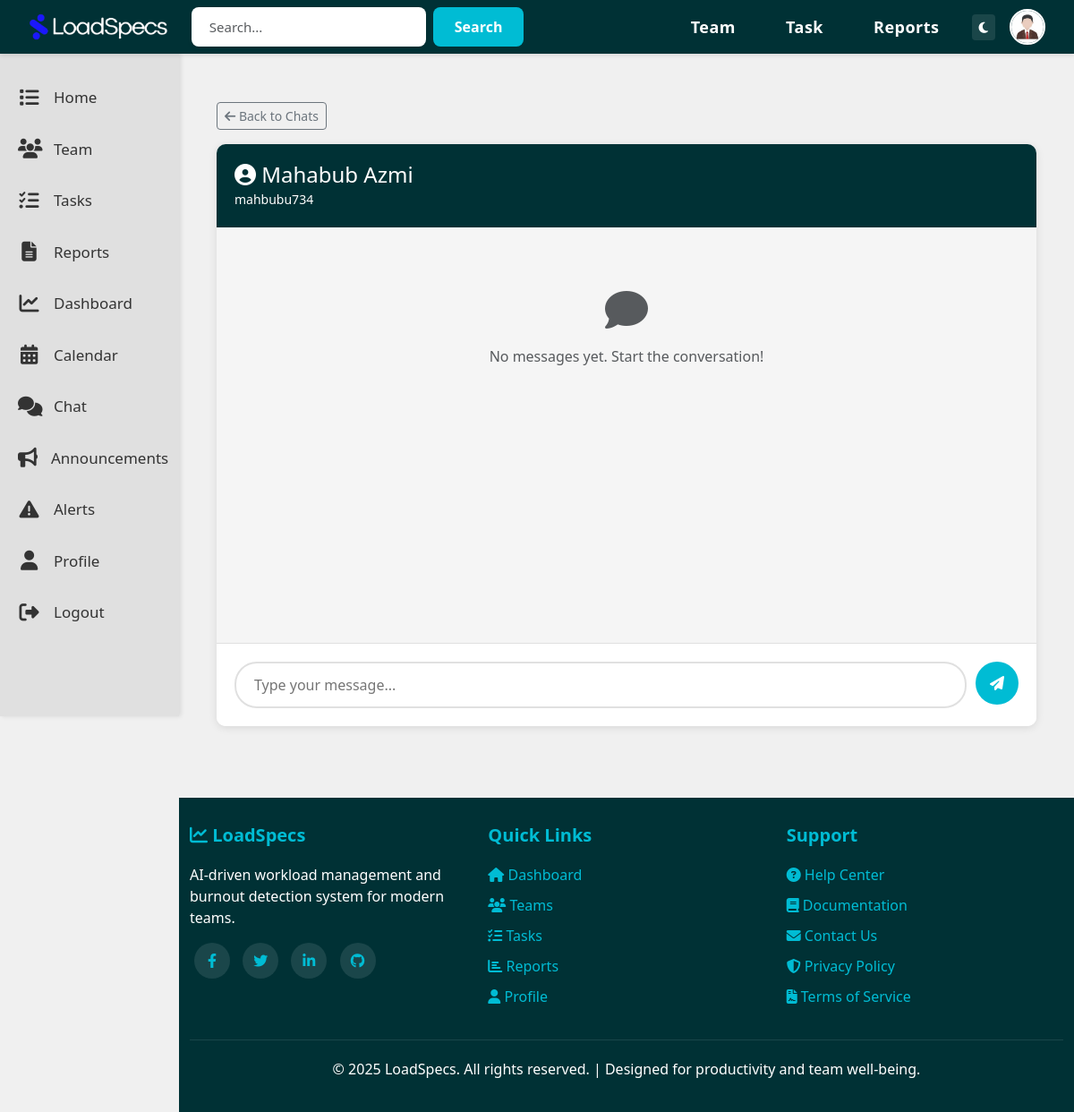
Screenshot of /chat/direct/12/ (signed in) with the database file from the repository.
### LoadSpecsApp/models.py (models this page shows, shortened)
class User(AbstractUser):
    is_employee = models.BooleanField(default=False)
    is_team_lead = models.BooleanField(default=False)
    company_name = models.CharField(max_length=200, blank=True, null=True)
    joined_date = models.DateTimeField(default=timezone.now)
    bio = models.TextField(blank=True, null=True)
    profile_picture = models.ImageField(
        upload_to='profile_pictures/',
        blank=True,
        null=True,
        default='default_profile.png'
    )

### LoadSpecsApp/views.py (the view)
# urls.py: path('chat/direct/<int:user_id>/', views.direct_chat_view, name='direct_chat'),
@login_required
def direct_chat_view(request, user_id):
    other_user = get_object_or_404(User, id=user_id)
    user = request.user
    messages_list = Message.objects.filter(
        (Q(sender=user) & Q(recipient=other_user)) |
        (Q(sender=other_user) & Q(recipient=user))
    ).order_by('timestamp')
    context = {
        'other_user': other_user,
        'messages': messages_list,
        'user': user
    }
    return render(request, 'LoadSpecsHTML/direct_chat.html', context)

### templates/LoadSpecsHTML/direct_chat.html (shortened to what this page needs)
{% extends 'LoadSpecsHTML/base.html' %}
{% load static %}
{% block content %}
<div class="container-fluid mt-4">
    <div class="mb-3">
        <a href="{% url 'chat' %}" class="btn btn-sm btn-outline-secondary">
            <i class="fas fa-arrow-left"></i> Back to Chats
        </a>
    </div>
    <div class="chat-container">
        <div class="chat-header">
            <h4 class="mb-0">
                <i class="fas fa-user-circle"></i>
                {{ other_user.get_full_name|default:other_user.username }}
            </h4>
            <small>{{ other_user.username }}</small>
        </div>
        <div class="chat-messages" id="chatMessages">
            {% for message in messages %}
                <div class="message {% if message.sender == user %}own{% endif %}">
                    <div class="message-avatar">
                        {{ message.sender.username|slice:":1"|upper }}
                    </div>
                    <div>
                        <div class="message-bubble">
                            {{ message.content }}
                        </div>
                        <div class="message-time">
                            {{ message.timestamp|date:"h:i A" }}
                        </div>
                    </div>
                </div>
            {% empty %}
                <div class="text-center text-muted py-5">
                    <i class="fas fa-comment fa-3x mb-3"></i>
                    <p>No messages yet. Start the conversation!</p>
                </div>
            {% endfor %}
        </div>
        <div class="chat-input">
            <form class="chat-input-form" id="messageForm">
                <input
                    type="text"
                    id="messageInput"
                    placeholder="Type your message..."
                    autocomplete="off"
                    required
                >
                <button type="submit">
                    <i class="fas fa-paper-plane"></i>
                </button>
            </form>
        </div>
    </div>
</div>
{% endblock %}

### templates/LoadSpecsHTML/base.html (shortened to what this page needs)
{% load static %}
<!DOCTYPE html>
<html lang="en">
<head>
    <link href="https://cdn.jsdelivr.net/npm/bootstrap@5.3.0/dist/css/bootstrap.min.css" rel="stylesheet">
    <link rel="stylesheet" href="https://cdnjs.cloudflare.com/ajax/libs/font-awesome/6.4.0/css/all.min.css">
</head>
<body>
    {% if user.is_authenticated %}
    <nav class="navbar navbar-expand-lg navbar-custom fixed-top">
        <div class="container-fluid">
            <a class="navbar-brand" href="{% url 'home' %}">
                <img src="{% static 'Images/loadspecs_logo.png' %}" alt="LoadSpecs Logo" style="height: 30px;">
            </a>
            <div class="search-bar mx-auto d-none d-lg-flex">
                <form class="d-flex" method="GET" action="{% url 'home' %}">
                    <input type="text" name="search" placeholder="Search..." class="form-control">
                    <button type="submit">Search</button>
                </form>
            </div>
            <div class="collapse navbar-collapse justify-content-end" id="navbarNav">
                <ul class="navbar-nav align-items-center">
                    <li class="nav-item">
                        <a class="nav-link" href="{% url 'team' %}">Team</a>
                    </li>
                    <li class="nav-item">
                        <a class="nav-link" href="{% url 'tasks' %}">Task</a>
                    </li>
                    <li class="nav-item">
                        <a class="nav-link" href="{% url 'reports' %}">Reports</a>
                    </li>
                    <li class="nav-item ms-2">
                        <button id="themeToggle" class="btn btn-sm" style="background: rgba(255,255,255,0.1); color: white; border: none;" title="Toggle Theme">
                            <i class="fas fa-moon"></i>
                        </button>
                    </li>
                    <li class="nav-item ms-3">
                        <a href="{% url 'profile' %}" title="Profile">
                            {% if user.profile_picture and user.profile_picture.name != 'default_profile.png' %}
                                <img src="{{ user.profile_picture.url }}" alt="Profile" class="profile-icon">
                            {% else %}
                                <div class="profile-icon d-flex align-items-center justify-content-center"
                                     style="background: linear-gradient(135deg, #667eea 0%, #764ba2 100%);">
                                    <i class="fas fa-user" style="color: white; font-size: 20px;"></i>
                                </div>
                            {% endif %}
                        </a>
                    </li>
                </ul>
            </div>
        </div>
    </nav>
    <div class="sidebar d-none d-md-block">
        <a href="{% url 'home' %}" class="sidebar-item {% if request.resolver_match.url_name == 'home' %}active{% endif %}">
            <i class="fas fa-list"></i>
            <span>Home</span>
        </a>
        <a href="{% url 'team' %}" class="sidebar-item {% if request.resolver_match.url_name == 'team' %}active{% endif %}">
            <i class="fas fa-users"></i>
            <span>Team</span>
        </a>
        <a href="{% url 'tasks' %}" class="sidebar-item {% if request.resolver_match.url_name == 'tasks' %}active{% endif %}">
            <i class="fas fa-tasks"></i>
            <span>Tasks</span>
        </a>
        <a href="{% url 'reports' %}" class="sidebar-item {% if request.resolver_match.url_name == 'reports' %}active{% endif %}">
            <i class="fas fa-file-alt"></i>
            <span>Reports</span>
        </a>
        <a href="{% url 'performance_dashboard' %}" class="sidebar-item">
            <i class="fas fa-chart-line"></i>
            <span>Dashboard</span>
        </a>
        <a href="{% url 'calendar' %}" class="sidebar-item">
            <i class="fas fa-calendar-alt"></i>
            <span>Calendar</span>
        </a>
        <a href="{% url 'chat' %}" class="sidebar-item">
            <i class="fas fa-comments"></i>
            <span>Chat</span>
        </a>
        <a href="{% url 'announcements' %}" class="sidebar-item">
            <i class="fas fa-bullhorn"></i>
            <span>Announcements</span>
        </a>
        {% if user.is_team_lead %}
        <a href="{% url 'burnout_alerts' %}" class="sidebar-item">
            <i class="fas fa-exclamation-triangle"></i>
            <span>Alerts</span>
        </a>
        {% endif %}
        <a href="{% url 'profile' %}" class="sidebar-item {% if request.resolver_match.url_name == 'profile' %}active{% endif %}">
            <i class="fas fa-user"></i>
            <span>Profile</span>
        </a>
        <a href="{% url 'logout' %}" class="sidebar-item">
            <i class="fas fa-sign-out-alt"></i>
            <span>Logout</span>
        </a>
    </div>
    {% endif %}
    <div class="{% if user.is_authenticated %}main-content{% endif %}">
        {% block content %}{% endblock %}
    </div>
    {% if user.is_authenticated %}
    <footer class="footer">
        <div class="container-fluid">
            <div class="row">
                <div class="col-md-4">
                    <h5><i class="fas fa-chart-line"></i> LoadSpecs</h5>
                    <p>AI-driven workload management and burnout detection system for modern teams.</p>
                    <div class="social-icons mt-3">
                        <a href="#" title="Facebook"><i class="fab fa-facebook-f"></i></a>
                        <a href="#" title="Twitter"><i class="fab fa-twitter"></i></a>
                        <a href="#" title="LinkedIn"><i class="fab fa-linkedin-in"></i></a>
                        <a href="#" title="GitHub"><i class="fab fa-github"></i></a>
                    </div>
                </div>
                <div class="col-md-4">
                    <h5>Quick Links</h5>
                    <ul>
                        <li><a href="{% url 'home' %}"><i class="fas fa-home"></i> Dashboard</a></li>
                        <li><a href="{% url 'team' %}"><i class="fas fa-users"></i> Teams</a></li>
                        <li><a href="{% url 'tasks' %}"><i class="fas fa-tasks"></i> Tasks</a></li>
                        <li><a href="{% url 'reports' %}"><i class="fas fa-chart-bar"></i> Reports</a></li>
                        <li><a href="{% url 'profile' %}"><i class="fas fa-user"></i> Profile</a></li>
                    </ul>
                </div>
                <div class="col-md-4">
                    <h5>Support</h5>
                    <ul>
                        <li><a href="#"><i class="fas fa-question-circle"></i> Help Center</a></li>
                        <li><a href="#"><i class="fas fa-book"></i> Documentation</a></li>
                        <li><a href="#"><i class="fas fa-envelope"></i> Contact Us</a></li>
                        <li><a href="#"><i class="fas fa-shield-alt"></i> Privacy Policy</a></li>
                        <li><a href="#"><i class="fas fa-file-contract"></i> Terms of Service</a></li>
                    </ul>
                </div>
            </div>
            <div class="footer-bottom">
                <p>&copy; {{ current_year|default:"2025" }} LoadSpecs. All rights reserved. | Designed for productivity and team well-being.</p>
            </div>
        </div>
    </footer>
    {% endif %}
</body>
</html>

### templates/LoadSpecsHTML/base.html (style rules this page uses)
:root { --bg-color: #f0f0f0; --text-color: #333333; --card-bg: #ffffff; --sidebar-bg: #e0e0e0; --sidebar-text: #333; --border-color: #e0e0e0; }
* { margin: 0; padding: 0; box-sizing: border-box; }
body { font-family: 'Segoe UI', Tahoma, Geneva, Verdana, sans-serif; background-color: var(--bg-color); color: var(--text-color); min-height: 100vh; transition: background-color 0.3s, color 0.3s; }
.navbar-custom { background-color: #003135; height: 60px; padding: 0 20px; box-shadow: 0 2px 5px rgba(0,0,0,0.1); }
.navbar-brand { color: white !important; font-size: 24px; font-weight: bold; display: flex; align-items: center; transition: transform 0.2s; }
.navbar-brand img { height: 40px; margin-right: 10px; }
.navbar-custom .nav-link { color: white !important; font-size: 18px; font-weight: 600; padding: 10px 20px !important; margin: 0 8px; transition: all 0.3s ease; border-radius: 5px; letter-spacing: 0.5px; }
.search-bar { width: 1050px; max-width: 500%; }
.search-bar input { background-color: white; border: none; border-radius: 8px; padding: 10px 20px; width: 100%; font-size: 15px; box-shadow: 0 2px 5px rgba(0,0,0,0.1); transition: box-shadow 0.3s; }
.search-bar button { background-color: #00bcd4; color: white; border: none; padding: 10px 24px; border-radius: 8px; margin-left: 8px; cursor: pointer; transition: all 0.3s; font-weight: 600; }
.form-control { width: 750px; max-width: 500%; }
.profile-icon { width: 40px; height: 40px; border-radius: 50%; object-fit: cover; cursor: pointer; border: 2px solid white; transition: transform 0.3s; }
.sidebar { position: fixed; left: 0; top: 60px; width: 200px; height: calc(100vh - 60px); background-color: var(--sidebar-bg); padding: 20px 0; box-shadow: 2px 0 5px rgba(0,0,0,0.1); transition: background-color 0.3s; }
.sidebar-item { display: flex; align-items: center; padding: 16px 20px; color: var(--sidebar-text); text-decoration: none; transition: all 0.3s; font-size: 17px; font-weight: 500; }
.sidebar-item i { margin-right: 15px; font-size: 22px; width: 25px; text-align: center; }
.main-content { margin-left: 200px; margin-top: 60px; padding: 30px; min-height: calc(100vh - 60px); }
.footer { background-color: #003135; color: white; padding: 30px 0 20px 0; margin-top: 50px; margin-left: 200px; }
.footer a { color: #00bcd4; text-decoration: none; transition: color 0.3s; }
.footer h5 { color: #00bcd4; margin-bottom: 20px; font-weight: 600; }
.footer ul { list-style: none; padding: 0; }
.footer ul li { margin-bottom: 10px; }
.footer-bottom { border-top: 1px solid rgba(255,255,255,0.1); margin-top: 20px; padding-top: 20px; text-align: center; }
.social-icons a { display: inline-block; width: 40px; height: 40px; background-color: rgba(255,255,255,0.1); border-radius: 50%; text-align: center; line-height: 40px; margin: 0 5px; transition: all 0.3s; }

### templates/LoadSpecsHTML/direct_chat.html (style rules this page uses)
.chat-container { height: calc(100vh - 150px); display: flex; flex-direction: column; background: white; border-radius: 10px; overflow: hidden; box-shadow: 0 2px 10px rgba(0,0,0,0.1); }
.chat-header { padding: 20px; background: #003135; color: white; }
.chat-messages { flex: 1; overflow-y: auto; padding: 20px; background: #f5f5f5; }
.chat-input { padding: 20px; border-top: 1px solid #e0e0e0; background: white; }
.chat-input-form { display: flex; gap: 10px; }
.chat-input input { flex: 1; border: 2px solid #e0e0e0; border-radius: 25px; padding: 12px 20px; }
.chat-input button { border-radius: 50%; width: 48px; height: 48px; padding: 0; background: #00bcd4; border: none; color: white; }

### rows the page displays
User: profile_picture (picture)
User: get_full_name "Mahabub Azmi", username "mahbubu734"

### other values shown
{{ current_year|default:"2025" }} "2025"
